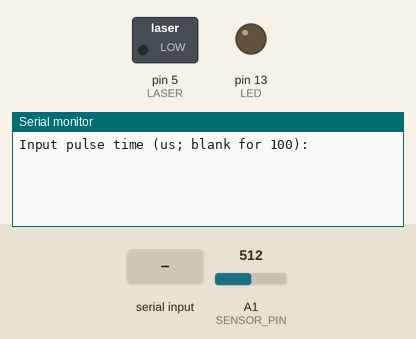
A sketch run on a simulated Arduino Uno, built with avr-gcc and run on an emulated ATmega328P. Parts: switched loads named in the sketch (green lamp = pin HIGH), output pins drawn as LEDs (lit = HIGH), the last lines printed to the serial monitor. The inputs (shaded band) are chosen by the test bench; at power-on: A1 (SENSOR_PIN) = 512.

Above: at 1.9 s.
2.0 s: "<90,45,200>" received over Serial
At 2.9 s:
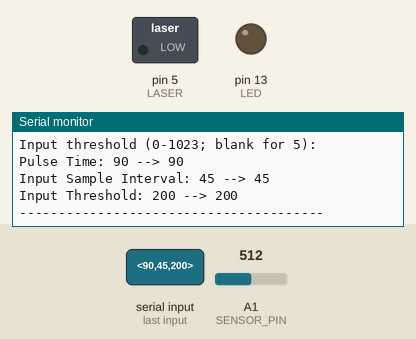
3.5 s: "<30,150,10>" received over Serial
At 3.8 s:
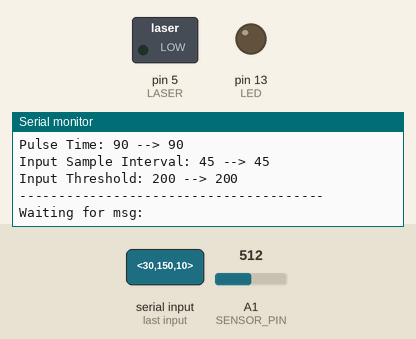

Measured:
- after the input at 2.0 s, the serial monitor: prints a new line at once (image 1)
- after the input at 3.5 s, the serial monitor: prints a new line at once (image 2)

The sketch:

PPMTeensy.ino
```cpp
#define LASER 5
#define LED 13
#define N_BITS 2
#define SENSOR_PIN A1
#define MSG_BUF_LEN 1024

//These are not explicitly constant because they should be field configurable
int highTime = 100; //us
int lowTime = 100; //us
int sampleTime = 10; //Should be ~10us less than a factor of lowTime
int sampleTimeShiftVal = 2; //Rightshifting is much cheaper than dividing; 2^this is how many samples per interval
int sensorThreshold = 8;

#define WAIT_FOR_MSG_TIMEOUT 500000 //us

char msgBuf[MSG_BUF_LEN];

void setup() {
  pinMode(LASER, OUTPUT);
  pinMode(LED, OUTPUT);
  Serial.begin(250000);
  delay(1000);
  defineParameters();
}

bool waitMode = false;

void loop() {

  //listen_for_msg();


  if(Serial.available()){
    byte incomingByte = Serial.read();
    if(incomingByte == 'P') defineParameters();
    if(incomingByte == '>'){
      int msgLen = Serial.available(); //Counts number of bytes to be sent
      Serial.readBytes(msgBuf, msgLen);
      blink_Packet(msgBuf, msgLen);
      clearMsgBuf();
    }
    if(incomingByte == 'W') waitMode = !waitMode;

    if(incomingByte == '<'){
      Serial.println("Waiting for msg:");
      while(Serial.available()) Serial.read(); //For no obvious reason, not clearing the Serial buffer prior to listening causes weird timing bugs
      listen_for_msg();
    }
  }

  if(waitMode){
    while(Serial.available()) Serial.read(); //For no obvious reason, not clearing the Serial buffer prior to listening causes weird timing bugs
    listen_for_msg();
  }

  //char potato[] = "This string is sixty four characters (achieved with difficulty)\nThis string is sixty four characters (achieved with difficulty)\nThis string is sixty four characters (achieved with difficulty)\nThis string is sixty four characters (achieved with difficulty)\nThis string is sixty four characters (achieved with difficulty)\nThis string is sixty four characters (achieved with difficulty)\nThis string is sixty four characters (achieved with difficulty)\nThis string is sixty four characters (achieved with difficulty)\nThis string is sixty four characters (achieved with difficulty)\nThis string is sixty four characters (achieved with difficulty)\nThis string is sixty four characters (achieved with difficulty)\nThis string is sixty four characters (achieved with difficulty)\nThis string is sixty four characters (achieved with difficulty)\nThis string is sixty four characters (achieved with difficulty)\nThis string is sixty four characters (achieved with difficulty)\nThis string is sixty four characters (achieved with difficulty)\n";
  //blink_Packet(potato, 1024);

  /*Serial.print(analogRead(SENSOR_PIN));
  Serial.print('\t');
  Serial.println(digitalRead(SENSOR_PIN));
  delay(5);*/
}

void defineParameters(){
  Serial.println("Input pulse time (us; blank for 100): ");
  while(!Serial.available());
  int desiredPulseTime = Serial.parseInt();
  Serial.println("Input sample interval (us; blank for 10): ");
  while(!Serial.available());
  int desiredSampleTime = Serial.parseInt();
  Serial.println("Input threshold (0-1023; blank for 5): ");
  while(!Serial.available());
  int desiredThreshold = Serial.parseInt();

  Serial.print("Pulse Time: ");
  Serial.print(desiredPulseTime);
  highTime = desiredPulseTime;
  lowTime = desiredPulseTime;
  if(desiredPulseTime <= 0){
    Serial.print(" - Ignored");
    highTime = 100;
    lowTime = 100;
  }
  Serial.print(" --> ");
  Serial.println(highTime);

  Serial.print("Input Sample Interval: ");
  Serial.print(desiredSampleTime);
  sampleTime = desiredSampleTime;
  if(desiredSampleTime <= 0){
    Serial.print(" - Ignored");
    sampleTime = 10;
  }
  Serial.print(" --> ");
  Serial.println(sampleTime);

  Serial.print("Input Threshold: ");
  Serial.print(desiredThreshold);
  sensorThreshold = desiredThreshold;
  if(desiredThreshold <= 0){
    Serial.print(" - Ignored");
    sensorThreshold = 5;
  }
  Serial.print(" --> ");
  Serial.println(sensorThreshold);
  Serial.println("---------------------------------------");
  Serial.println();
}

bool checkSensor(int pin){
  return (analogRead(pin) > sensorThreshold);
}

/*Function: listen_for_msg:
    Postconditions:
        populates MSG_BUF_LEN with received bytes
*/

int listen_for_msg(){
  int charsRead = 0;
  bool stopChar = 0;
  bool timeoutFailure = false;
  char charBeingRead;
  int samplesCounted;

  digitalWrite(LED, HIGH);
  while(checkSensor(SENSOR_PIN)==0){} //Note: this hangs the board
  digitalWrite(LED, LOW);


  while(charsRead < MSG_BUF_LEN && stopChar == 0){

    //The 4 here needs to be changed to accept a different PPM value and I couldn't think of a smart way of doing it in advance
    for(int i = 0; i < 4; i++){
      delayMicroseconds(highTime); //Let start pulse pass
      timeoutFailure = false;
      samplesCounted = 0;

      while(checkSensor(SENSOR_PIN)==1){
        samplesCounted++;
      }
      if(samplesCounted > 20){
        stopChar = 1; //detect end of packet
        //Serial.println("EOP");
      }

      if(!stopChar){
        samplesCounted = 0;
        while(samplesCounted < 100 && checkSensor(SENSOR_PIN)==0){
          samplesCounted++;
          delayMicroseconds(sampleTime);
        }

        if(samplesCounted >= 100) stopChar = 1; //Detect failure and terminate packet

        /*Serial.print(micros());
        Serial.print(' ');*/
        //Serial.println(samplesCounted);

        samplesCounted = samplesCountedToNibblet(samplesCounted);
        charBeingRead = (charBeingRead << N_BITS) | samplesCounted; //Moves existing bits to the left, inserts new bits on right
      }
    }
    if(!stopChar){
      msgBuf[charsRead] = charBeingRead;
      //Serial.println(charBeingRead);
      charsRead++;
    }
  }

  Serial.print(msgBuf);
  clearMsgBuf();
  return charsRead;
}

/*Function: samplesCountedToNibblet
 *
 * Postconditions:
 *      returns the actual bits of data represented by samplesCounted
 *
 * Method of Operation:
 *      samplesCounted should equal the number of low intervals observed,
 *      leftshifted by sampleTimeShiftVal. This function rightshifts to
 *      correct for that and then subtracts 1 to make 1 interval correspond
 *      to 0, 2 intervals to 1, etc.
 *
 * This function is discrete only because this comment block would have
 * to be stupidly long in an already long function
 */

int samplesCountedToNibblet(int samplesCounted){
  if(samplesCounted == 3) samplesCounted++; //SUPER HACKY - really short lows will occasionally be dropped, so this helps correct for that
  return(samplesCounted >> sampleTimeShiftVal) - 1;
}

/*Function: clearMsgBuf:
    Postconditions:
        msgBuf contains all zeroes
*/

void clearMsgBuf(){
  for(int i = 0; i < MSG_BUF_LEN; i++){
    msgBuf[i] = 0;
  }
}

/*Function: blink_packet:
    Preconditions:
        len is index of last filled character in buffer
    Postconditions:
        transmits the packet buffer
*/
void blink_Packet(char* buffer, int len)
{
    //Encodes and transmits each character
    for (int i=0; i < len; i++) {
        blink_char(buffer[i]);
    }

    //Signifies end of packet
    digitalWrite(LASER,HIGH);
    delayMicroseconds(lowTime*((0b1 << N_BITS)+1));
    digitalWrite(LASER,LOW);
}


/*Function: blink_char:
    Postconditions:
        transmits the char c via DPPM 4
*/
void blink_char(char c) {
    Serial.println(c);
    for (int i=3; i>=0; i--) {
        blink((c & (0b11 << i*2)) >> i*2); //Send MSB first
    }
}


/*Function: blink_packet:
    Preconditions:
        data < DPPM used
    Postconditions:
        pulses the light to transmit data
*/
void blink(int data) {
    //Serial.println(data);
    //Time on = PULSE_LENGTH
    digitalWrite(LASER,HIGH);
    delayMicroseconds(highTime);

    //Time off = PULSE_LENGTH*(data value)
    //  For example, a 01 transmitted would have a difference between pulses of 2 PULSE_LENGTH
    digitalWrite(LASER,LOW);
    delayMicroseconds(lowTime*(data+1));
    digitalWrite(LASER,HIGH);
}

char checksum(char* buffer, int len)
{
    char sum = 0;
    for(int i = 0; i < len; i++) sum ^= buffer[i];
    return sum;
}

/*int main()
{
    pc.printf("3 CM Link Board - Transmit\r\n");
    pc.printf("Enter pulse length in microseconds (10e-6), enter for 1000\r\n");
    while(1) {
        char d = pc.getc();
        if(d != '\n') {
            PULSE_LENGTH = PULSE_LENGTH*10 + (d-'0');
        }
        else {
            if (PULSE_LENGTH == 0) PULSE_LENGTH = 1000;
            pc.printf("Pulse length is ");
            pc.printf("%d", PULSE_LENGTH);
            pc.printf("\r\n");
            break;
        }
    }

    //Packet
    char buffer[PACKET_LENGTH + 2];
    int idx = 0;
    while(1) {
        char a = pc.getc();

        //Fills buffer then transmits
        if (a == '~') {
            digitalWrite(LASER,tx ^ 1;
            while (pc.getc() != '~');
        }
        else if(a != '\n' && idx < PACKET_LENGTH){
            buffer[idx] = a;
            idx++;
        }
        else {
            //Adds ending characters
            // No need to add line ending characters -BZ
//            buffer[idx] = '\r';
//            idx++;
//            buffer[idx] = '\n';
//            idx++;
            // add the checksum
            buffer[idx] = checksum(buffer, idx);
            idx++;

            //Transmits packet
            blink_packet(buffer, idx);
            idx = 0;
        }
    }
}*/
```
